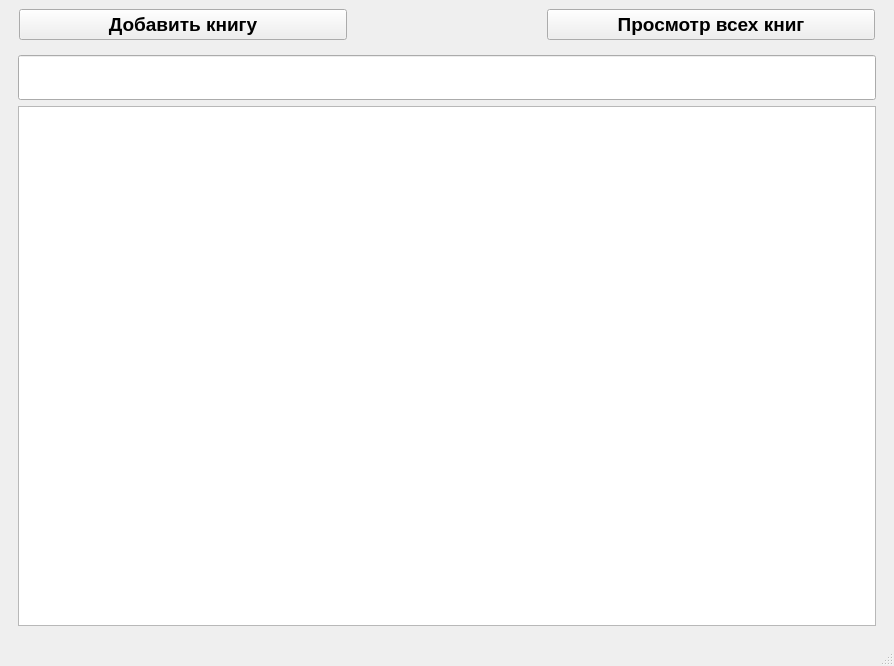
<?xml version="1.0" encoding="UTF-8"?>
<ui version="4.0">
 <class>MainWindow</class>
 <widget class="QMainWindow" name="MainWindow">
  <property name="geometry">
   <rect>
    <x>0</x>
    <y>0</y>
    <width>894</width>
    <height>666</height>
   </rect>
  </property>
  <property name="sizePolicy">
   <sizepolicy hsizetype="Preferred" vsizetype="Preferred">
    <horstretch>0</horstretch>
    <verstretch>0</verstretch>
   </sizepolicy>
  </property>
  <property name="contextMenuPolicy">
   <enum>Qt::NoContextMenu</enum>
  </property>
  <property name="windowTitle">
   <string>BookMaster</string>
  </property>
  <property name="styleSheet">
   <string notr="true"/>
  </property>
  <widget class="QWidget" name="centralwidget">
   <layout class="QVBoxLayout" name="verticalLayout_3">
    <item>
     <layout class="QHBoxLayout" name="horizontalLayout">
      <property name="spacing">
       <number>200</number>
      </property>
      <property name="leftMargin">
       <number>10</number>
      </property>
      <property name="rightMargin">
       <number>10</number>
      </property>
      <item>
       <widget class="QPushButton" name="pushButton_new_book">
        <property name="sizePolicy">
         <sizepolicy hsizetype="Preferred" vsizetype="Preferred">
          <horstretch>0</horstretch>
          <verstretch>0</verstretch>
         </sizepolicy>
        </property>
        <property name="maximumSize">
         <size>
          <width>16777215</width>
          <height>16777215</height>
         </size>
        </property>
        <property name="font">
         <font>
          <family>Arial</family>
          <pointsize>14</pointsize>
          <weight>75</weight>
          <bold>true</bold>
         </font>
        </property>
        <property name="text">
         <string>Добавить книгу</string>
        </property>
       </widget>
      </item>
      <item>
       <widget class="QPushButton" name="pushButton_all_book">
        <property name="sizePolicy">
         <sizepolicy hsizetype="Preferred" vsizetype="Preferred">
          <horstretch>0</horstretch>
          <verstretch>0</verstretch>
         </sizepolicy>
        </property>
        <property name="font">
         <font>
          <family>Arial</family>
          <pointsize>14</pointsize>
          <weight>75</weight>
          <bold>true</bold>
         </font>
        </property>
        <property name="styleSheet">
         <string notr="true"/>
        </property>
        <property name="text">
         <string>Просмотр всех книг</string>
        </property>
       </widget>
      </item>
     </layout>
    </item>
    <item>
     <widget class="QStackedWidget" name="stackedWidget">
      <property name="sizePolicy">
       <sizepolicy hsizetype="Expanding" vsizetype="Expanding">
        <horstretch>0</horstretch>
        <verstretch>0</verstretch>
       </sizepolicy>
      </property>
      <property name="frameShape">
       <enum>QFrame::NoFrame</enum>
      </property>
      <property name="currentIndex">
       <number>1</number>
      </property>
      <widget class="QWidget" name="page_3">
       <layout class="QVBoxLayout" name="verticalLayout_2">
        <item>
         <layout class="QVBoxLayout" name="verticalLayout">
          <property name="spacing">
           <number>10</number>
          </property>
          <item>
           <layout class="QGridLayout" name="gridLayout_2">
            <property name="horizontalSpacing">
             <number>10</number>
            </property>
            <property name="verticalSpacing">
             <number>0</number>
            </property>
            <item row="3" column="1">
             <widget class="QLineEdit" name="lineEdit_year">
              <property name="sizePolicy">
               <sizepolicy hsizetype="Minimum" vsizetype="Fixed">
                <horstretch>0</horstretch>
                <verstretch>0</verstretch>
               </sizepolicy>
              </property>
              <property name="minimumSize">
               <size>
                <width>0</width>
                <height>0</height>
               </size>
              </property>
              <property name="font">
               <font>
                <family>Arial</family>
                <pointsize>14</pointsize>
                <weight>75</weight>
                <italic>true</italic>
                <bold>true</bold>
               </font>
              </property>
              <property name="whatsThis">
               <string>&lt;html&gt;&lt;head/&gt;&lt;body&gt;&lt;p&gt;&lt;br/&gt;&lt;/p&gt;&lt;/body&gt;&lt;/html&gt;</string>
              </property>
             </widget>
            </item>
            <item row="5" column="1">
             <widget class="QLineEdit" name="lineEdit_cost">
              <property name="sizePolicy">
               <sizepolicy hsizetype="Minimum" vsizetype="Fixed">
                <horstretch>0</horstretch>
                <verstretch>0</verstretch>
               </sizepolicy>
              </property>
              <property name="minimumSize">
               <size>
                <width>0</width>
                <height>0</height>
               </size>
              </property>
              <property name="font">
               <font>
                <family>Arial</family>
                <pointsize>14</pointsize>
                <weight>75</weight>
                <italic>true</italic>
                <bold>true</bold>
               </font>
              </property>
             </widget>
            </item>
            <item row="0" column="0">
             <widget class="QLabel" name="label">
              <property name="sizePolicy">
               <sizepolicy hsizetype="Fixed" vsizetype="Expanding">
                <horstretch>0</horstretch>
                <verstretch>0</verstretch>
               </sizepolicy>
              </property>
              <property name="font">
               <font>
                <family>Arial</family>
                <pointsize>14</pointsize>
                <weight>75</weight>
                <bold>true</bold>
               </font>
              </property>
              <property name="text">
               <string>Название:</string>
              </property>
             </widget>
            </item>
            <item row="4" column="0">
             <widget class="QLabel" name="label_5">
              <property name="sizePolicy">
               <sizepolicy hsizetype="Fixed" vsizetype="Expanding">
                <horstretch>0</horstretch>
                <verstretch>0</verstretch>
               </sizepolicy>
              </property>
              <property name="font">
               <font>
                <family>Arial</family>
                <pointsize>14</pointsize>
                <weight>75</weight>
                <bold>true</bold>
               </font>
              </property>
              <property name="text">
               <string>Издательство:</string>
              </property>
             </widget>
            </item>
            <item row="5" column="0">
             <widget class="QLabel" name="label_6">
              <property name="sizePolicy">
               <sizepolicy hsizetype="Fixed" vsizetype="Expanding">
                <horstretch>0</horstretch>
                <verstretch>0</verstretch>
               </sizepolicy>
              </property>
              <property name="font">
               <font>
                <family>Arial</family>
                <pointsize>14</pointsize>
                <weight>75</weight>
                <bold>true</bold>
               </font>
              </property>
              <property name="text">
               <string>Себестоимость:</string>
              </property>
             </widget>
            </item>
            <item row="4" column="1">
             <widget class="QLineEdit" name="lineEdit_publisher">
              <property name="sizePolicy">
               <sizepolicy hsizetype="Minimum" vsizetype="Fixed">
                <horstretch>0</horstretch>
                <verstretch>0</verstretch>
               </sizepolicy>
              </property>
              <property name="minimumSize">
               <size>
                <width>0</width>
                <height>0</height>
               </size>
              </property>
              <property name="font">
               <font>
                <family>Arial</family>
                <pointsize>14</pointsize>
                <weight>75</weight>
                <italic>true</italic>
                <bold>true</bold>
               </font>
              </property>
             </widget>
            </item>
            <item row="3" column="0">
             <widget class="QLabel" name="label_4">
              <property name="sizePolicy">
               <sizepolicy hsizetype="Fixed" vsizetype="Expanding">
                <horstretch>0</horstretch>
                <verstretch>0</verstretch>
               </sizepolicy>
              </property>
              <property name="font">
               <font>
                <family>Arial</family>
                <pointsize>14</pointsize>
                <weight>75</weight>
                <bold>true</bold>
               </font>
              </property>
              <property name="whatsThis">
               <string>&lt;html&gt;&lt;head/&gt;&lt;body&gt;&lt;p&gt;fgbnm fgh&lt;/p&gt;&lt;/body&gt;&lt;/html&gt;</string>
              </property>
              <property name="text">
               <string>Год выхода:</string>
              </property>
             </widget>
            </item>
            <item row="6" column="1">
             <widget class="QLineEdit" name="lineEdit_price">
              <property name="sizePolicy">
               <sizepolicy hsizetype="Minimum" vsizetype="Fixed">
                <horstretch>0</horstretch>
                <verstretch>0</verstretch>
               </sizepolicy>
              </property>
              <property name="minimumSize">
               <size>
                <width>0</width>
                <height>0</height>
               </size>
              </property>
              <property name="font">
               <font>
                <family>Arial</family>
                <pointsize>14</pointsize>
                <weight>75</weight>
                <italic>true</italic>
                <bold>true</bold>
               </font>
              </property>
             </widget>
            </item>
            <item row="6" column="0">
             <widget class="QLabel" name="label_7">
              <property name="sizePolicy">
               <sizepolicy hsizetype="Fixed" vsizetype="Expanding">
                <horstretch>0</horstretch>
                <verstretch>0</verstretch>
               </sizepolicy>
              </property>
              <property name="font">
               <font>
                <family>Arial</family>
                <pointsize>14</pointsize>
                <weight>75</weight>
                <bold>true</bold>
               </font>
              </property>
              <property name="text">
               <string>Цена:</string>
              </property>
             </widget>
            </item>
            <item row="1" column="1">
             <widget class="QLineEdit" name="lineEdit_surname">
              <property name="sizePolicy">
               <sizepolicy hsizetype="Minimum" vsizetype="Fixed">
                <horstretch>0</horstretch>
                <verstretch>0</verstretch>
               </sizepolicy>
              </property>
              <property name="minimumSize">
               <size>
                <width>0</width>
                <height>0</height>
               </size>
              </property>
              <property name="font">
               <font>
                <family>Arial</family>
                <pointsize>14</pointsize>
                <weight>75</weight>
                <italic>true</italic>
                <bold>true</bold>
               </font>
              </property>
             </widget>
            </item>
            <item row="2" column="0">
             <widget class="QLabel" name="label_3">
              <property name="sizePolicy">
               <sizepolicy hsizetype="Fixed" vsizetype="Expanding">
                <horstretch>0</horstretch>
                <verstretch>0</verstretch>
               </sizepolicy>
              </property>
              <property name="font">
               <font>
                <family>Arial</family>
                <pointsize>14</pointsize>
                <weight>75</weight>
                <bold>true</bold>
               </font>
              </property>
              <property name="text">
               <string>Имя автора:</string>
              </property>
             </widget>
            </item>
            <item row="2" column="1">
             <widget class="QLineEdit" name="lineEdit_name">
              <property name="sizePolicy">
               <sizepolicy hsizetype="Minimum" vsizetype="Fixed">
                <horstretch>0</horstretch>
                <verstretch>0</verstretch>
               </sizepolicy>
              </property>
              <property name="minimumSize">
               <size>
                <width>0</width>
                <height>0</height>
               </size>
              </property>
              <property name="font">
               <font>
                <family>Arial</family>
                <pointsize>14</pointsize>
                <weight>75</weight>
                <italic>true</italic>
                <bold>true</bold>
               </font>
              </property>
             </widget>
            </item>
            <item row="1" column="0">
             <widget class="QLabel" name="label_2">
              <property name="sizePolicy">
               <sizepolicy hsizetype="Fixed" vsizetype="Expanding">
                <horstretch>0</horstretch>
                <verstretch>0</verstretch>
               </sizepolicy>
              </property>
              <property name="font">
               <font>
                <family>Arial</family>
                <pointsize>14</pointsize>
                <weight>75</weight>
                <bold>true</bold>
               </font>
              </property>
              <property name="text">
               <string>Фамилия автора:</string>
              </property>
             </widget>
            </item>
            <item row="0" column="1">
             <widget class="QLineEdit" name="lineEdit_title">
              <property name="sizePolicy">
               <sizepolicy hsizetype="Minimum" vsizetype="Fixed">
                <horstretch>0</horstretch>
                <verstretch>0</verstretch>
               </sizepolicy>
              </property>
              <property name="minimumSize">
               <size>
                <width>0</width>
                <height>0</height>
               </size>
              </property>
              <property name="font">
               <font>
                <family>Arial</family>
                <pointsize>14</pointsize>
                <weight>75</weight>
                <italic>true</italic>
                <bold>true</bold>
               </font>
              </property>
             </widget>
            </item>
           </layout>
          </item>
          <item>
           <widget class="QPushButton" name="pushButton_insert">
            <property name="sizePolicy">
             <sizepolicy hsizetype="Expanding" vsizetype="Fixed">
              <horstretch>0</horstretch>
              <verstretch>0</verstretch>
             </sizepolicy>
            </property>
            <property name="font">
             <font>
              <family>Arial</family>
              <pointsize>14</pointsize>
              <weight>75</weight>
              <bold>true</bold>
             </font>
            </property>
            <property name="cursor">
             <cursorShape>PointingHandCursor</cursorShape>
            </property>
            <property name="styleSheet">
             <string notr="true"/>
            </property>
            <property name="text">
             <string>Добавить</string>
            </property>
           </widget>
          </item>
         </layout>
        </item>
       </layout>
      </widget>
      <widget class="QWidget" name="page_4">
       <layout class="QVBoxLayout" name="verticalLayout_4">
        <item>
         <widget class="QLineEdit" name="lineEdit">
          <property name="sizePolicy">
           <sizepolicy hsizetype="Expanding" vsizetype="Preferred">
            <horstretch>0</horstretch>
            <verstretch>0</verstretch>
           </sizepolicy>
          </property>
          <property name="maximumSize">
           <size>
            <width>16777215</width>
            <height>45</height>
           </size>
          </property>
          <property name="font">
           <font>
            <family>Arial</family>
            <pointsize>10</pointsize>
           </font>
          </property>
         </widget>
        </item>
        <item>
         <widget class="QTableView" name="tableView">
          <property name="sizePolicy">
           <sizepolicy hsizetype="Preferred" vsizetype="Preferred">
            <horstretch>0</horstretch>
            <verstretch>0</verstretch>
           </sizepolicy>
          </property>
          <property name="font">
           <font>
            <family>Arial</family>
            <pointsize>12</pointsize>
           </font>
          </property>
         </widget>
        </item>
       </layout>
      </widget>
     </widget>
    </item>
   </layout>
  </widget>
  <widget class="QMenuBar" name="menubar">
   <property name="geometry">
    <rect>
     <x>0</x>
     <y>0</y>
     <width>894</width>
     <height>25</height>
    </rect>
   </property>
  </widget>
  <widget class="QStatusBar" name="statusbar"/>
 </widget>
 <tabstops>
  <tabstop>lineEdit_title</tabstop>
  <tabstop>lineEdit_surname</tabstop>
  <tabstop>lineEdit_name</tabstop>
  <tabstop>lineEdit_year</tabstop>
  <tabstop>lineEdit_publisher</tabstop>
  <tabstop>lineEdit_cost</tabstop>
  <tabstop>lineEdit_price</tabstop>
 </tabstops>
 <resources/>
 <connections/>
</ui>
